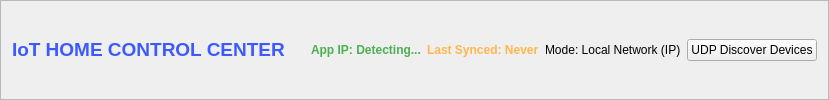
     <widget class="QFrame" name="headerFrame">
      <property name="frameShape">
       <enum>QFrame::StyledPanel</enum>
      </property>
      <layout class="QHBoxLayout" name="horizontalLayoutHeader">
       <item>
        <widget class="QLabel" name="lblTitle">
         <property name="text">
          <string>&lt;html&gt;&lt;head/&gt;&lt;body&gt;&lt;p&gt;&lt;span style=&quot; font-size:14pt; font-weight:600; color:#3d5afe;&quot;&gt;IoT HOME CONTROL CENTER&lt;/span&gt;&lt;/p&gt;&lt;/body&gt;&lt;/html&gt;</string>
         </property>
        </widget>
       </item>
       <item>
        <spacer name="horizontalSpacer">
         <property name="orientation">
          <enum>Qt::Horizontal</enum>
         </property>
         <property name="sizeHint" stdset="0">
          <size>
           <width>20</width>
           <height>20</height>
          </size>
         </property>
        </spacer>
       </item>
       <item>
        <widget class="QLabel" name="lblAppIp">
         <property name="text">
          <string>App IP: Detecting...</string>
         </property>
         <property name="styleSheet">
          <string notr="true">color: #4caf50; font-weight: bold;</string>
         </property>
        </widget>
       </item>
       <item>
        <widget class="QLabel" name="lblLastSync">
         <property name="text">
          <string>Last Synced: Never</string>
         </property>
         <property name="styleSheet">
          <string notr="true">color: #ffb74d; font-weight: bold;</string>
         </property>
        </widget>
       </item>
       <item>
        <widget class="QLabel" name="lblSyncMode">
         <property name="text">
          <string>Mode: Local Network (IP)</string>
         </property>
        </widget>
       </item>
       <item>
        <widget class="QPushButton" name="btnDiscover">
         <property name="text">
          <string>UDP Discover Devices</string>
         </property>
        </widget>
       </item>
      </layout>
     </widget>
